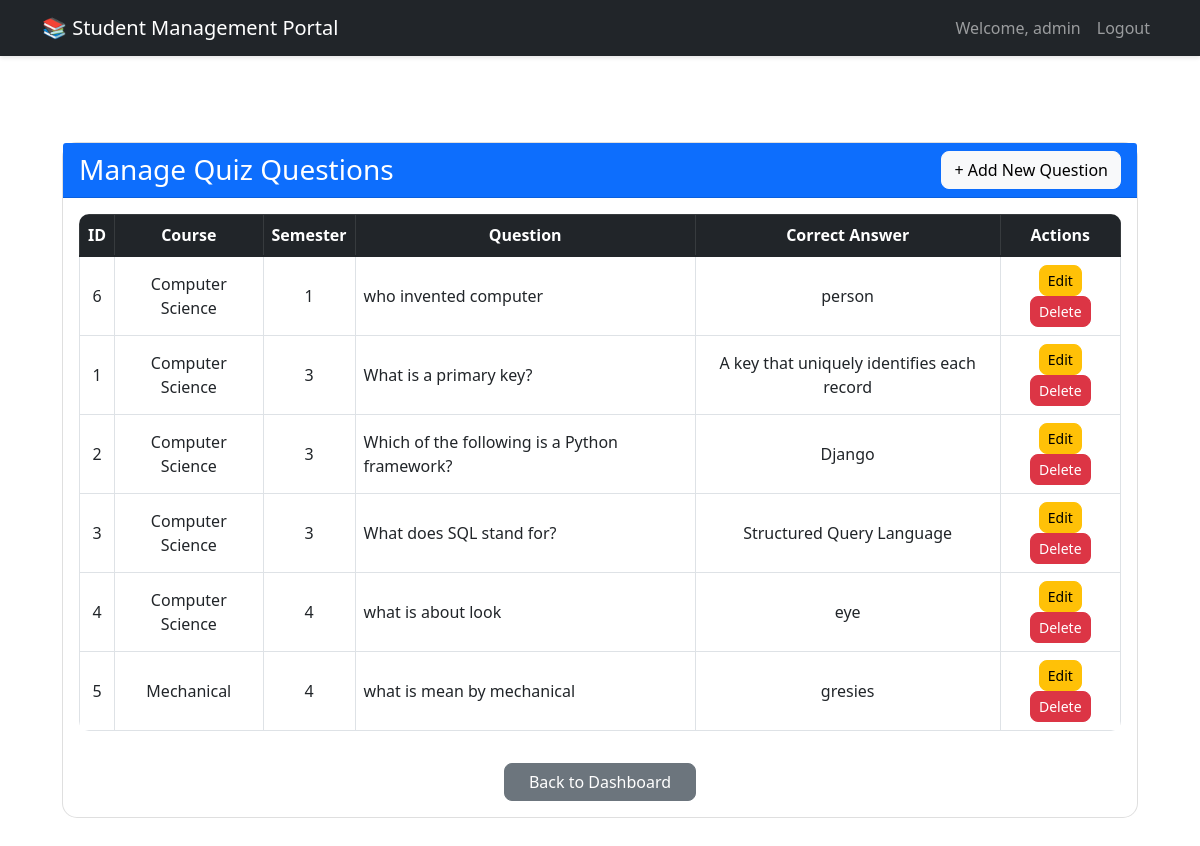
Page /admin/manage_quizzes (signed in) on the committed database.
### tables this page shows
CREATE TABLE quiz_questions (
            id INTEGER PRIMARY KEY AUTOINCREMENT,
            course TEXT NOT NULL,
            semester INTEGER NOT NULL,
            question TEXT NOT NULL,
            option_a TEXT NOT NULL,
            option_b TEXT NOT NULL,
            option_c TEXT NOT NULL,
            option_d TEXT NOT NULL,
            correct_answer TEXT NOT NULL
        );

### app.py (the view)
@app.route('/admin/manage_quizzes')
@login_required
@admin_required
def manage_quizzes():
    conn = get_db()
    quizzes = conn.execute('''
        SELECT * FROM quiz_questions ORDER BY course, semester, id
    ''').fetchall()
    conn.close()
    return render_template('manage_quizzes.html', quizzes=quizzes)

### app.py (called while the page is built)
def get_db():
    conn = sqlite3.connect('student_management.db')
    conn.row_factory = sqlite3.Row
    return conn

def login_required(f):
    @wraps(f)
    def decorated_function(*args, **kwargs):
        if 'user_id' not in session:
            flash('Please login first!', 'danger')
            return redirect(url_for('login'))
        return f(*args, **kwargs)
    return decorated_function

def admin_required(f):
    @wraps(f)
    def decorated_function(*args, **kwargs):
        if session.get('role') != 'admin':
            flash('Admin access required!', 'danger')
            return redirect(url_for('student_dashboard'))
        return f(*args, **kwargs)
    return decorated_function

### templates/manage_quizzes.html (shortened to what this page needs)
{% extends "base.html" %}
{% block content %}
<div class="overlay">
    <div class="card">
        <div class="card-header bg-primary text-white d-flex justify-content-between align-items-center">
            <h3 class="mb-0">Manage Quiz Questions</h3>
            <a href="{{ url_for('add_quiz') }}" class="btn btn-light">+ Add New Question</a>
        </div>
        <div class="card-body">
            {% if quizzes %}
            <div class="table-responsive">
                <table class="table table-bordered table-hover">
                    <thead class="table-dark">
                        <tr>
                            <th>ID</th>
                            <th>Course</th>
                            <th>Semester</th>
                            <th>Question</th>
                            <th>Correct Answer</th>
                            <th>Actions</th>
                        </tr>
                    </thead>
                    <tbody>
                        {% for quiz in quizzes %}
                        <tr>
                            <td>{{ quiz.id }}</td>
                            <td>{{ quiz.course }}</td>
                            <td>{{ quiz.semester }}</td>
                            <td>
                                {{ quiz.question[:50] }}
                            </td>
                            <td>
                                {% if quiz.correct_answer == 'A' %}
                                    {{ quiz.option_a }}
                                {% elif quiz.correct_answer == 'B' %}
                                    {{ quiz.option_b }}
                                {% elif quiz.correct_answer == 'C' %}
                                    {{ quiz.option_c }}
                                {% else %}
                                    {{ quiz.option_d }}
                                {% endif %}
                            </td>
                            <td>
                                <a href="{{ url_for('edit_quiz', quiz_id=quiz.id) }}" class="btn btn-sm btn-warning">Edit</a>
                                <a href="{{ url_for('delete_quiz', quiz_id=quiz.id) }}"
                                   class="btn btn-sm btn-danger"
                                   onclick="return confirm('Are you sure you want to delete this question?')">
                                   Delete
                                </a>
                            </td>
                        </tr>
                        {% endfor %}
                    </tbody>
                </table>
            </div>
            {% else %}
            <div class="alert alert-info text-center">
                <h4>No Quiz Questions Found!</h4>
                <p>Click "Add New Question" to start creating quizzes.</p>
            </div>
            {% endif %}
            <div class="text-center mt-3">
                <a href="{{ url_for('admin_dashboard') }}" class="btn btn-secondary px-4">Back to Dashboard</a>
            </div>
        </div>
    </div>
</div>
{% endblock %}

### templates/base.html (style rules this page uses)
body { background: linear-gradient(135deg, #667eea 0%, #764ba2 100%); min-height: 100vh; }
.card { border-radius: 10px; box-shadow: 0 4px 6px rgba(0,0,0,.1); transition: transform 0.3s; }

### templates/manage_quizzes.html (style rules this page uses)
body { background: url("https://i.pinimg.com/1200x/ca/12/b0/ca12b0952089ce2d23f91a8636e34342.jpg") no-repeat center center fixed; background-size: cover; }
.overlay { min-height: 100vh; background: rgba(0, 0, 0, 0.0); display: flex; align-items: center; justify-content: center; padding: 20px; }
.card { width: 100%; max-width: 1100px; border-radius: 15px; box-shadow: 0 10px 25px rgba(0,0,0,0.0); }
.card-header { border-top-left-radius: 15px; border-top-right-radius: 15px; }
table { background-color: white; border-radius: 10px; overflow: hidden; }
th, td { text-align: center; vertical-align: middle; }
td:nth-child(4) { text-align: left; }
.btn { border-radius: 8px; }

### rows in the picture
quiz_questions: id "6", course "Computer Science", semester "1", question "who invented computer", option_a "person"
quiz_questions: id "1", course "Computer Science", semester "3", question "What is a primary key?", option_a "A key that uniquely identifies each record"
quiz_questions: id "2", course "Computer Science", semester "3", question "Which of the following is a Python framework?", option_a "Django"
quiz_questions: id "3", course "Computer Science", semester "3", question "What does SQL stand for?", option_a "Structured Query Language"
quiz_questions: id "4", course "Computer Science", semester "4", question "what is about look", option_b "eye"
quiz_questions: id "5", course "Mechanical", semester "4", question "what is mean by mechanical", option_b "gresies"

### other values in the picture
{{ session.username }} "admin"
